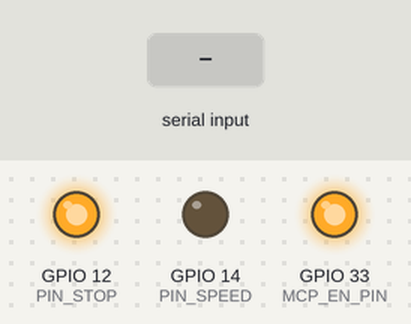
A sketch run on a simulated ESP32. Parts: output pins drawn as LEDs (lit = HIGH). Inputs (shaded band) come from the test bench. What the sketch prints to the serial monitor is not drawn.

Above: at 1.2 s.
1.3 s: "S" received over the second serial link
At 2.2 s:
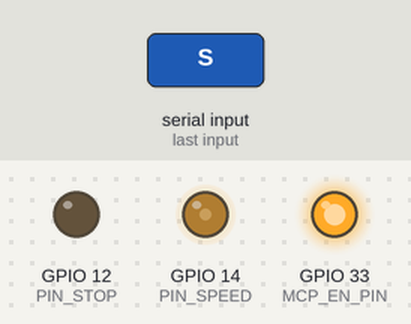
3.9 s: "1" received over the second serial link
At 6.1 s:
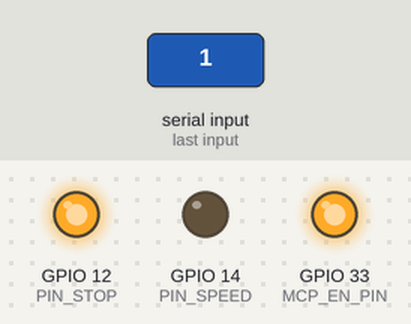
Timing chart, 0 to 7.6 s (numbered marks = the images above; inputs shaded):
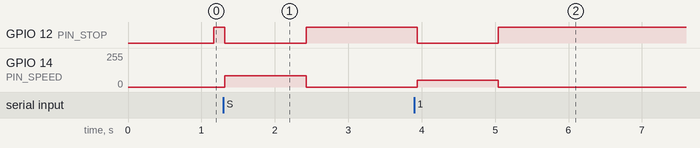

Measured:
- after the input at 1.3 s, GPIO 12 (PIN_STOP): HIGH → LOW at once, → HIGH 1.1 s later; GPIO 14 (PIN_SPEED): 0/255 → 83/255 at once, → 0/255 1.1 s later
- after the input at 3.9 s, GPIO 12 (PIN_STOP): HIGH → LOW at once, → HIGH 1.1 s later; GPIO 14 (PIN_SPEED): 0/255 → 49/255 at once, → 0/255 1.1 s later

The sketch:

prog_recepteur.ino
```cpp
#include <Arduino.h>


#define MCP_TX_PIN  17
#define MCP_RX_PIN  16
#define MCP_EN_PIN  33

// LEDs
#define PIN_SPEED 14
#define PIN_STOP  12

uint8_t vitesseRecue = 0;
bool obstacleDetecte = false;
unsigned long dernierSignalMillis = 0;

void setup() {
  Serial.begin(9600);   // Debug
  Serial2.begin(9600, SERIAL_8N1, MCP_RX_PIN, MCP_TX_PIN);


  // Enable du MCP2120
  pinMode(MCP_EN_PIN, OUTPUT);
  digitalWrite(MCP_EN_PIN, HIGH);

  // Attente Device Reset Timer du MCP2120
  delay(50);

  // Configuration LEDs
  pinMode(PIN_SPEED, OUTPUT);
  pinMode(PIN_STOP, OUTPUT);

  digitalWrite(PIN_STOP, LOW);
  analogWrite(PIN_SPEED, 0);

  dernierSignalMillis = millis();

  Serial.println("=== RÉCEPTEUR avec MCP2120 ===");
  Serial.println("Baudrate: 9600");
  Serial.println("Commandes: S=Stop | G=Go");
}

void loop() {
  // Réception
  if (Serial2.available()) {
    vitesseRecue = Serial2.read();
    dernierSignalMillis = millis();

    Serial.print("REÇU : ");
    Serial.println(vitesseRecue);
  }

  // Commandes manuelles
  if (Serial.available()) {
    char c = toupper(Serial.read());
    if (c == 'S') obstacleDetecte = true;
    if (c == 'G') obstacleDetecte = false;
  }

  // Sécurité fail-safe
  bool perteSignal = (millis() - dernierSignalMillis > 1100);

  // Logique LEDs
  if (obstacleDetecte || perteSignal) {
    digitalWrite(PIN_STOP, HIGH);
    analogWrite(PIN_SPEED, 0);
    if (perteSignal) Serial.println("⚠ PERTE SIGNAL");
  } else {
    digitalWrite(PIN_STOP, LOW);
    analogWrite(PIN_SPEED, vitesseRecue);
  }

  delay(50);
}
```
